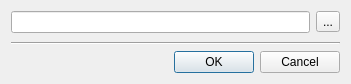
<?xml version="1.0" encoding="UTF-8"?>
<ui version="4.0">
 <class>PropertiesCfgFileNameDialog</class>
 <widget class="QDialog" name="PropertiesCfgFileNameDialog">
  <property name="geometry">
   <rect>
    <x>0</x>
    <y>0</y>
    <width>351</width>
    <height>84</height>
   </rect>
  </property>
  <property name="windowTitle">
   <string>Enter file name...</string>
  </property>
  <layout class="QVBoxLayout" name="verticalLayout">
   <item>
    <layout class="QHBoxLayout" name="horizontalLayout">
     <item>
      <widget class="QLineEdit" name="m_fileName"/>
     </item>
     <item>
      <widget class="QToolButton" name="m_selectButton">
       <property name="text">
        <string>...</string>
       </property>
      </widget>
     </item>
    </layout>
   </item>
   <item>
    <spacer name="verticalSpacer">
     <property name="orientation">
      <enum>Qt::Vertical</enum>
     </property>
     <property name="sizeHint" stdset="0">
      <size>
       <width>20</width>
       <height>3</height>
      </size>
     </property>
    </spacer>
   </item>
   <item>
    <widget class="Line" name="line">
     <property name="orientation">
      <enum>Qt::Horizontal</enum>
     </property>
    </widget>
   </item>
   <item>
    <widget class="QDialogButtonBox" name="buttonBox">
     <property name="orientation">
      <enum>Qt::Horizontal</enum>
     </property>
     <property name="standardButtons">
      <set>QDialogButtonBox::Cancel|QDialogButtonBox::Ok</set>
     </property>
    </widget>
   </item>
  </layout>
 </widget>
 <resources/>
 <connections>
  <connection>
   <sender>buttonBox</sender>
   <signal>accepted()</signal>
   <receiver>PropertiesCfgFileNameDialog</receiver>
   <slot>accept()</slot>
   <hints>
    <hint type="sourcelabel">
     <x>248</x>
     <y>254</y>
    </hint>
    <hint type="destinationlabel">
     <x>157</x>
     <y>274</y>
    </hint>
   </hints>
  </connection>
  <connection>
   <sender>buttonBox</sender>
   <signal>rejected()</signal>
   <receiver>PropertiesCfgFileNameDialog</receiver>
   <slot>reject()</slot>
   <hints>
    <hint type="sourcelabel">
     <x>316</x>
     <y>260</y>
    </hint>
    <hint type="destinationlabel">
     <x>286</x>
     <y>274</y>
    </hint>
   </hints>
  </connection>
 </connections>
</ui>
